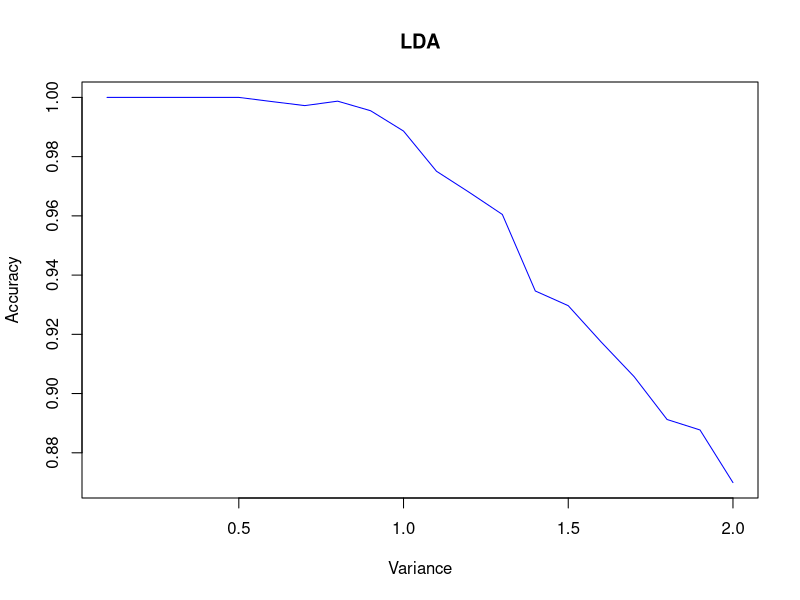
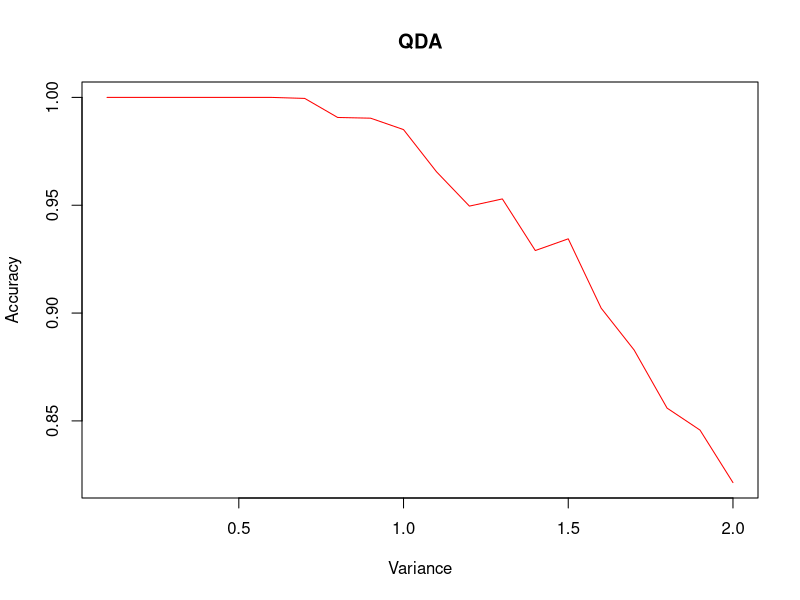
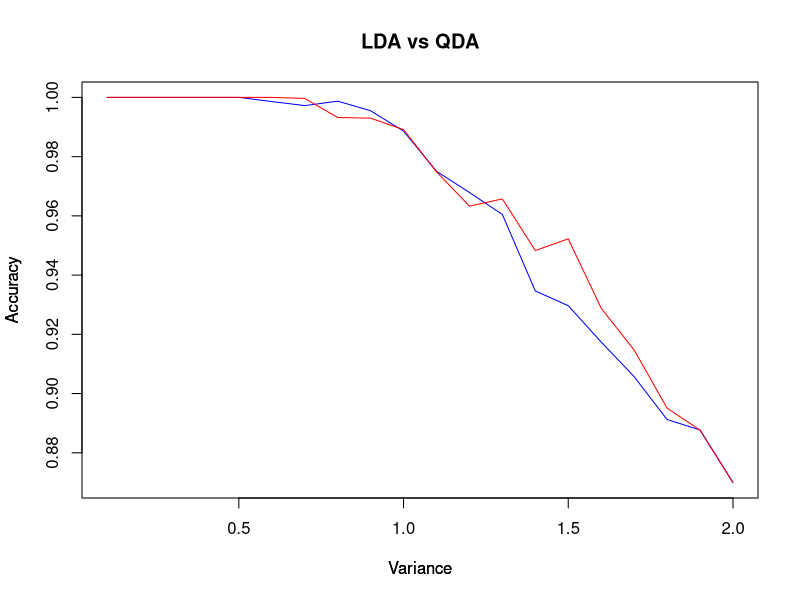
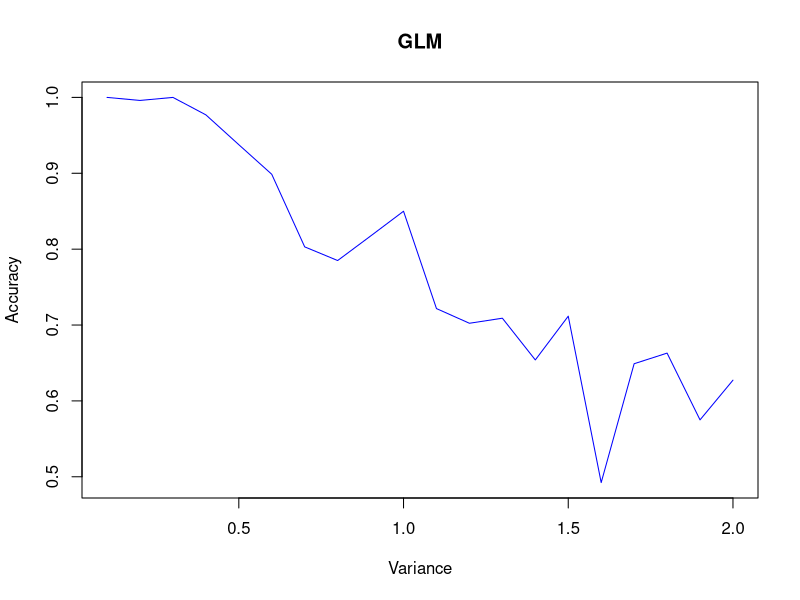
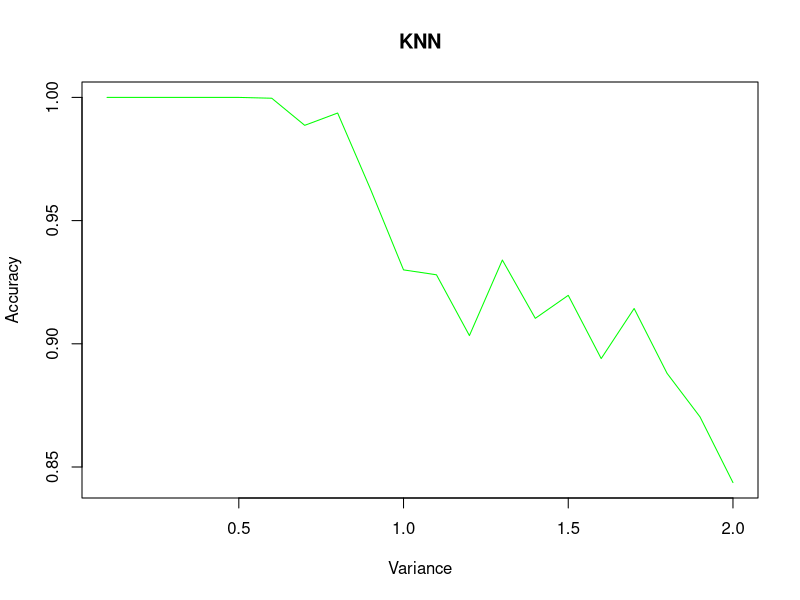
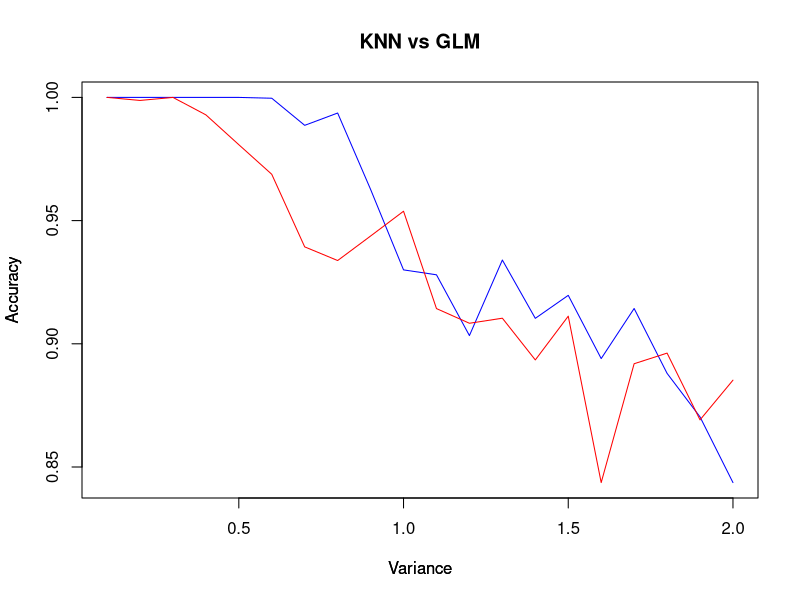
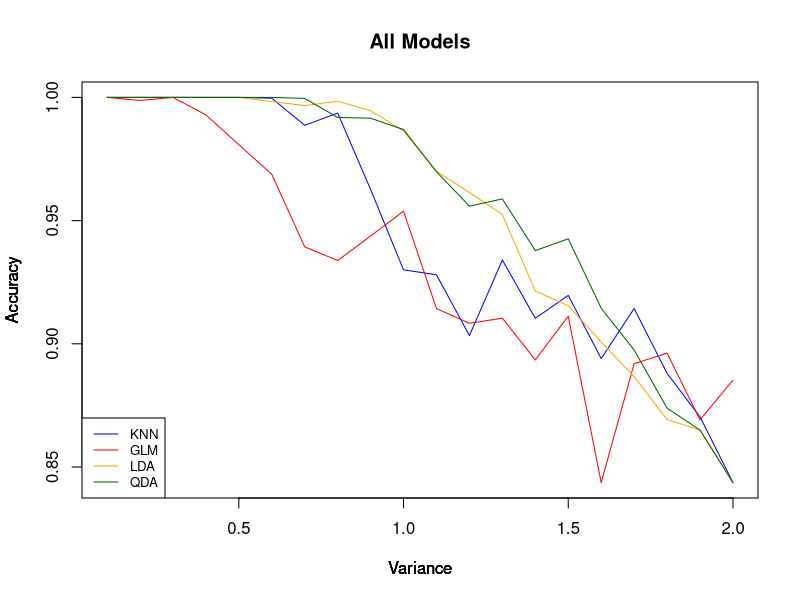
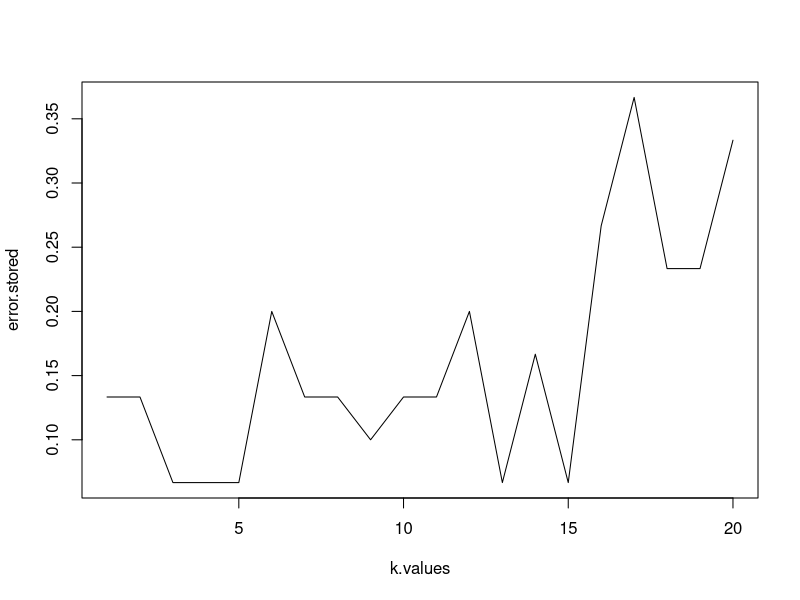

The R source for these figures, in order:
#-------------------------------------------------------------------------------
# G e n e r a l   I n f o r m a t i o n
#-------------------------------------------------------------------------------
# Name: 
#
# Usage: 
#
# Description: 
#
# Inputs: 
#
# Outputs: 
#
# Auxiliary Files: 
#
# Special Instructions:  
#
#-------------------------------------------------------------------------------
# C o d e   H i s t o r y
#-------------------------------------------------------------------------------
# Version: 1.0
#
# Author(s): David Koster (djk)
#            davidkoster@mail.weber.edu
#            
#            Jacelyn Villalobos (jv)
#            jacelynvillalobos@mail.weber.edu
#
#            Kursten Reznik (kr)
#            kurstenreznik@mail.weber.edu
#
#            Bryce Robinette (br)
#            brycerobinette@mail.weber.edu
#
#            Jacob Ruiz (jr)
#            jacobruiz@mail.weber.edu
#
# Modifications:
# 11 Oct 2020 - Added functions to generate data, create training and test data,
#               calculate the best k value, and calculate the accuracy of the 
#               kNN model. (djk) 
# 12 Oct 2020 - LDA and QDA (jv). 
# 12 Oct 2020 - Added code to loop through several variance values and to create 
#               a plot of accuracy vs variance. (djk)
# 
#
#-------------------------------------------------------------------------------

#-------------------------------------------------------------------------------
# I m p o r t   L i b r a r i e s
#-------------------------------------------------------------------------------

library('MASS')
library('leaps')
library('class')
library(pROC)

#-------------------------------------------------------------------------------
# D e f i n e  F u n c t i o n s
#-------------------------------------------------------------------------------

# Data generation
# Syntax - 
# F(mean of 1s, mean of 2s, variance, 1/2 of data, predictors)

data.generate = function(mu1, mu2, s, n, p)
{
  y = as.factor(c(rep(1,n), rep(2,n)))
  M = matrix(NA, nrow = 2*n, ncol = p, byrow = 1)
  df = data.frame(y)
  
  for (i in c(1:p))
  {
    M[,i] = c(rnorm(n,mu1,s), rnorm(n,mu2,s))
  }
  
  df = cbind(M,y)
  df = data.frame(df)
  
  return(df)
}

# adding in the glm 01 column---------------------------------------------------

data.glm = function(df)
{
  newy = ifelse(df$y > median(df$y),1,0)
  df <- df[-ncol(df)]
  df$y <- newy
  
  return(df)
}

# add line to scale-------------------------------------------------------------
# scale(df[,-ncol(df)])

# Training and testing data-----------------------------------------------------

trainTest = function(df)
{
  test.index = sample(c(1:dim(df)[1]), size = floor(.3*dim(df)[1]), replace = FALSE)
  
  assign("train.X", df[-test.index,], envir = .GlobalEnv)
  assign("test.X", df[test.index,], envir = .GlobalEnv)
  assign("train.Y", df[-test.index, ncol(df)], envir = .GlobalEnv)
  assign("test.Y", df[test.index, ncol(df)], envir = .GlobalEnv)
  
}

# LDA---------------------------------------------------------------------------
s.values = seq(0.1, 2, 0.1)
lda.averages = c()
for(i in s.values){
  df = data.generate(1, 0, i, 500, 20)
  lda.accuracy = c()
  scale(df[,-ncol(df)])
  for (i in c(1:100)){
    test.index = sample(c(1:dim(df)[1]), size = floor(.3*dim(df)[1]), replace = FALSE)
    lda.fit = lda(y~.-y, data = df, subset = -test.index)
    lda.pred = predict(lda.fit, df[test.index,])
    lda.means = mean(lda.pred$class == df[test.index,'y'])
    lda.accuracy = c(lda.accuracy, lda.means)
  }
  lda.average = mean(lda.accuracy)
  lda.averages = c(lda.averages, lda.average)
}

lda.averages
lda.plot = plot(s.values, lda.averages, type = 'l', main='LDA', xlab='Variance', 
                ylab='Accuracy', col = "blue")

# QDA---------------------------------------------------------------------------
s.values = seq(.1, 2, 0.1)
qda.averages = c()
for(i in s.values){
  df = data.generate(1, 0, i, 500, 20)
  qda.accuracy = c()
  for (i in c(1:100)){
    test.index = sample(c(1:dim(df)[1]), size = floor(.3*dim(df)[1]), replace = FALSE)
    qda.fit = qda(y~.-y, data = df, subset = -test.index)
    qda.pred = predict(qda.fit, df[test.index,])
    qda.means = mean(qda.pred$class == df[test.index,'y'])
    qda.accuracy = c(qda.accuracy, qda.means)
  }
  qda.average = mean(qda.accuracy)
  qda.averages = c(qda.averages, qda.average)
}

qda.averages
qda.plot = plot(s.values, qda.averages, type = 'l', main='QDA', xlab='Variance', 
                ylab='Accuracy', col = "red")

#Combining QDA & LDA onto one plot----------------------------------------------
plot(s.values, lda.averages, type = 'l', main='LDA vs QDA', xlab='Variance', 
     ylab='Accuracy', col = "blue")
par(new=TRUE)
plot(s.values, qda.averages, type = 'l', main='', xlab='Variance', 
     ylab='Accuracy', col = "red", axes=FALSE)

# GLM---------------------------------------------------------------------------
s.values = seq(0.1, 2, 0.1)
glm.averages = c()

for(i in s.values){
  df = data.generate(1, 0, i, 50, 2)
  df2 = data.glm(df)
  glm.accuracy = c()
  for (i in c(1:100)){
    test.index = sample(c(1:dim(df2)[1]), size = floor(.3*dim(df2)[1]), replace = FALSE)
    glm.fits = glm(y~.-y, data = df2[-test.index,], family = binomial)
    glm.probs = predict(glm.fits, df2[test.index,], type="response")
    glm.pred = ifelse(glm.probs > .5 , "1", "0")
    glm.means = mean(glm.pred == df2[test.index,'y'])
    glm.accuracy = c(glm.accuracy, glm.means)
    
  }
  glm.average = mean(glm.accuracy)
  glm.averages = c(glm.averages, glm.average)
}
glm.averages
glm.plot = plot(s.values, glm.averages, type = 'l', main='GLM', xlab='Variance', 
                ylab='Accuracy', col = "blue")
# kNN---------------------------------------------------------------------------

determineK = function(train.X,test.X,train.Y)
{
  k.values = c(1:20)
  error.stored = c()
  
  for (i in c(1:20))
  {
    knn.pred = knn(train.X,test.X,train.Y,k=i)
    error = sum(knn.pred != test.Y)/length(test.Y) #error rate
    error.stored = c(error.stored,error)
  }
  
  plot(k.values,error.stored, type = 'l')
}

kNNAccuracy = function(train.X,test.X,train.Y,kvalue)
{
  knn.pred = knn(train.X, test.X, train.Y, k = kvalue)
  table(knn.pred, test.Y)
  mean(knn.pred == test.Y)
}

#KNN New Code-------------------------------------------------------------------
s.values = seq(0.1, 2, 0.1)
knn.averages = c()
for (i in s.values){
  knn.accuracy = c()
  df = data.generate(1, 0, i, 50, 2)
  for (i in c(1:100)){
    test.index = sample(c(1:dim(df)[1]), size = floor(.3*dim(df)[1]), replace = FALSE)
    train.X = df[-test.index,]
    test.X = df[test.index,]
    test.Y = df$y[test.index]
    train.Y = df$y[-test.index]
    pred.knn = knn(train.X, test.X, train.Y, k = 5)
    knn.means = mean(pred.knn == test.Y)
    knn.accuracy = c(knn.accuracy, knn.means)  
  }
  knn.average = mean(knn.accuracy)
  knn.averages = c(knn.averages, knn.average)
}

knn.plot = plot(s.values, knn.averages, type = 'l', main='KNN', xlab='Variance', 
                ylab='Accuracy', col='green')

#Combining KNN & GLM onto one plot----------------------------------------------
plot(s.values, knn.averages, type = 'l', main='KNN vs GLM', xlab='Variance', 
     ylab='Accuracy', col = "blue")
par(new=TRUE)
plot(s.values, glm.averages, type = 'l', main='', xlab='Variance', 
     ylab='Accuracy', col = "red", axes=FALSE)


#Combining all models onto one plot----------------------------------------------
plot(s.values, knn.averages, type = 'l', main='All Models', xlab='Variance', 
     ylab='Accuracy', col = "blue")
par(new=TRUE)
plot(s.values, glm.averages, type = 'l', main='', xlab='Variance', 
     ylab='Accuracy', col = "red", axes=FALSE)
par(new=TRUE)
plot(s.values, lda.averages, type = 'l', main='', xlab='Variance', 
     ylab='Accuracy', col = "orange", axes=FALSE)
par(new=TRUE)
plot(s.values, qda.averages, type = 'l', main='', xlab='Variance', 
     ylab='Accuracy', col = "darkgreen", axes=FALSE)
legend("bottomleft", legend = c("KNN","GLM","LDA","QDA"),
       col=c("blue","red","orange","darkgreen"), lty=1:1, cex=0.8)

#-------------------------------------------------------------------------------
# M a i n  P r o g r a m 
#-------------------------------------------------------------------------------

# Define parameters

N = 50 # Number of data points times two (i.e. N=50 is really N=100)
p = 2  # Number of predictors
s = cbind(seq(.1, 3, by = .1))

# kNN accuracy plot -----------------------------------------------------------
# Frirst we need to find the best value of k for our data sets.
data = data.generate(1,0,0.3,N,p)
determineK(train.X,test.X,train.Y)
# Running through several variance values, the plot shows that the best value of
# k is 3.

acckNN = c()
for (i in c(1:length(s)))
{
  data = data.generate(1,0,s[i],N,p)
  acc = c()
  for (i in c(1:300))
  {
    trainTest(data)
    a = kNNAccuracy(train.X,test.X,train.Y,3)
    acc = c(acc,a)
  }
  acckNN = c(acckNN, mean(acc))
}
plot(s, acckNN, type = 'l', main='kNN', xlab='Variance', ylab='Accuracy')
# looking at the plot of several iterations we find that the accuracy is high(>95%) 
